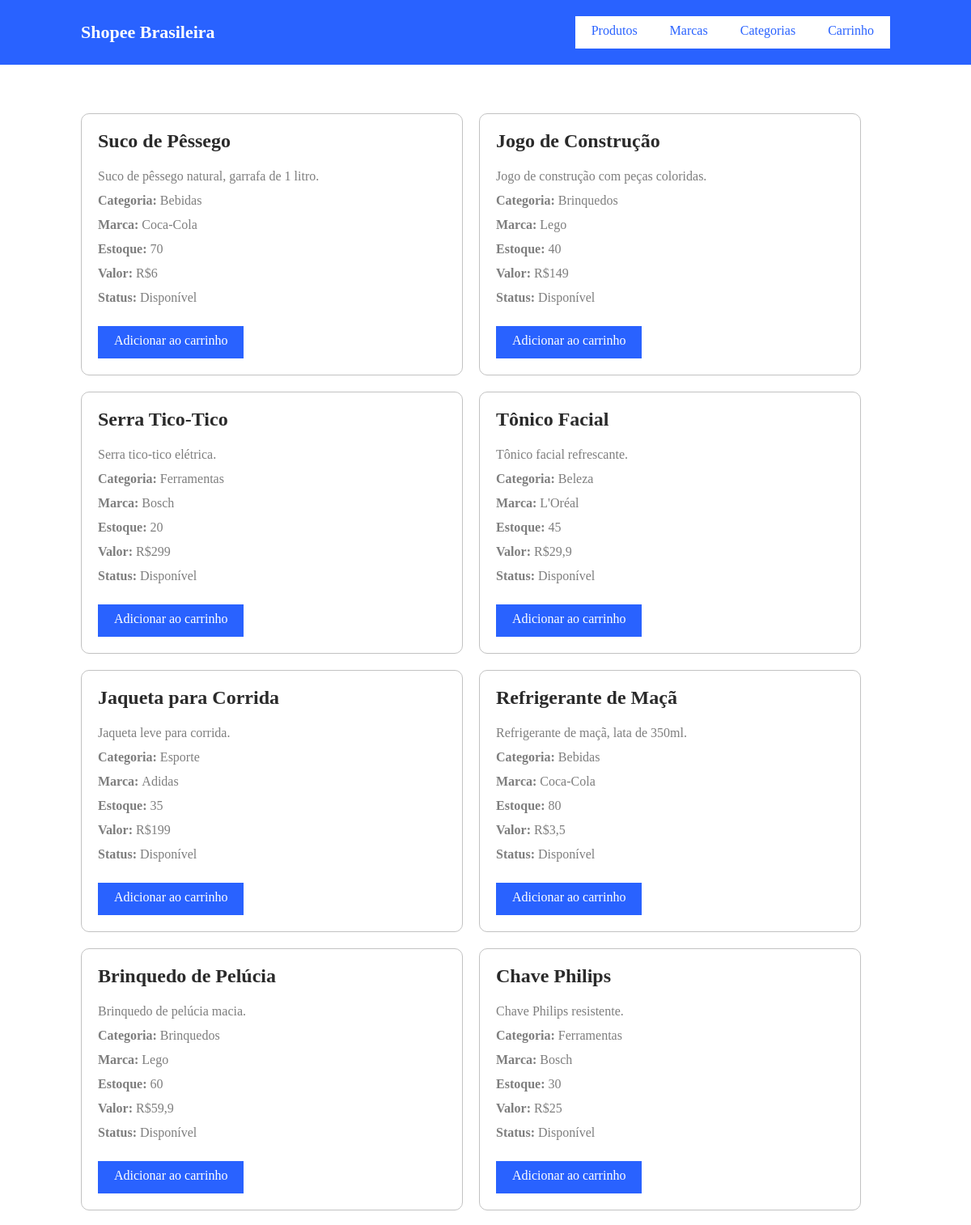
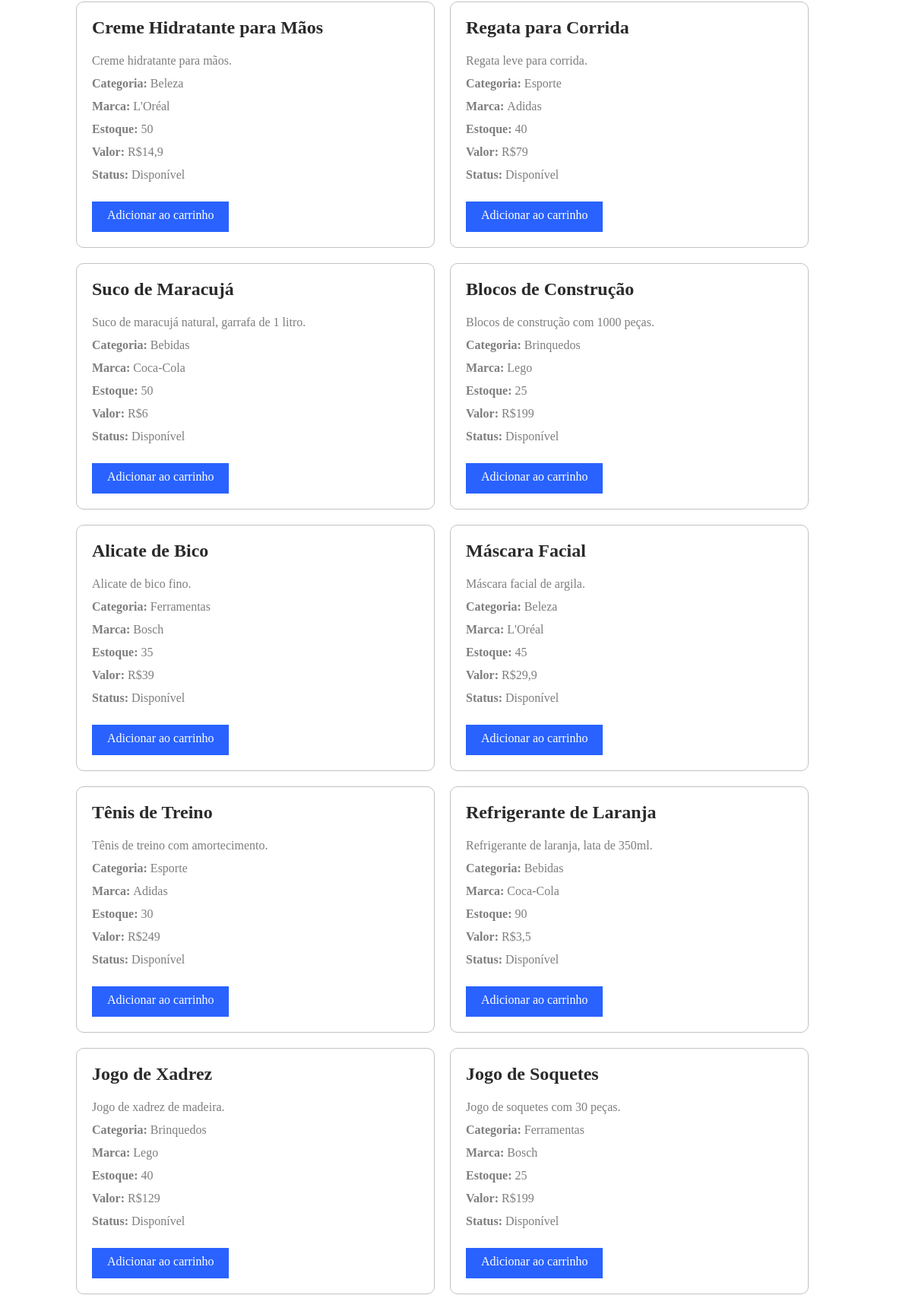
The page / (upper part) on the database its author committed (2 pictures, top to bottom).
### tables this page shows
CREATE TABLE `produtos` (
  `IDPROD` int(10) NOT NULL AUTO_INCREMENT,
  `IDCATEGORIA` int(10) NOT NULL,
  `IDMARCA` int(10) NOT NULL,
  `NOME` varchar(255) NOT NULL,
  `DESCRICAO` varchar(255) NOT NULL,
  `ESTOQUE` int(10) NOT NULL,
  `PRECO` double NOT NULL,
  PRIMARY KEY (`IDPROD`,`IDCATEGORIA`,`IDMARCA`),
  KEY `IDCATEGORIA` (`IDCATEGORIA`),
  KEY `IDMARCA` (`IDMARCA`),
  CONSTRAINT `produtos_ibfk_1` FOREIGN KEY (`IDCATEGORIA`) REFERENCES `categoria` (`IDCATEGORIA`),
  CONSTRAINT `produtos_ibfk_2` FOREIGN KEY (`IDMARCA`) REFERENCES `marca` (`IDMARCA`)
);

CREATE TABLE `categoria` (
  `IDCATEGORIA` int(11) NOT NULL AUTO_INCREMENT,
  `DESCRICAO` varchar(255) NOT NULL,
  PRIMARY KEY (`IDCATEGORIA`)
);

CREATE TABLE `marca` (
  `IDMARCA` int(11) NOT NULL AUTO_INCREMENT,
  `DESCRICAO` varchar(255) NOT NULL,
  PRIMARY KEY (`IDMARCA`)
);

### controller/produtos-busca.php (called while the page is built)
<?php
  require_once('model/Produtos.class.php');
  $produtos = new Produtos();
  $produtos->buscar();
?>

### model/Produtos.class.php (the view, shortened to what this page needs)
<?php
  class Produtos {
    function buscar(){
      require_once('controller/conexao.php');
      $produtos = $mysqli->query("SELECT p.*, c.DESCRICAO as CATEGORIA, m.DESCRICAO as MARCA FROM produtos p INNER JOIN categoria c ON c.IDCATEGORIA = p.IDCATEGORIA INNER JOIN marca m ON m.IDMARCA = p.IDMARCA ORDER BY IDPROD DESC");
      echo '<ul>';
      while ($prod = mysqli_fetch_object($produtos)){
        echo '<li>
                <h2>'.$prod->NOME.'</h2><p>'.$prod->DESCRICAO.'</p>
                <p><b>Categoria: </b>'.$prod->CATEGORIA.'</p>
                <p><b>Marca: </b>'.$prod->MARCA.'</p>
                <p><b>Estoque: </b>'.$prod->ESTOQUE.'</p>
                <p><b>Valor: </b>R$'.str_replace('.',',',$prod->PRECO).'</p>
                <p><b>Status: </b>'.($status = $prod->ESTOQUE > 0 ? "Disponível":"Indisponível").'</p>
                <a id="adicionar" href="controller/carrinho-add.php?id='.$prod->IDPROD.'">Adicionar ao carrinho</a>
              </li>';
      }
      echo '</ul>';
    }
  }
?>

### index.php (shortened to what this page needs)
<!DOCTYPE html>
<html>
  <head>
    <link rel="stylesheet" href="css/style.css" media="screen" title="no title" charset="utf-8">
  </head>
  <body>
    <header>
      <div class="center">
        <h1 style="text-align: center">Shopee Brasileira</h1>
        <div class="d-flex">
          <a href="carrinho.php">Carrinho</a>
          <a href="categorias.php">Categorias</a>
          <a href="marca.php">Marcas</a>
          <a href="produtos.php">Produtos</a>
        </div>
      </div>
    </header>
    <section id="produtos">
        <div class="center">
          <?php require_once('controller/produtos-busca.php'); ?>
        </div>
    </section>
  </body>
</html>

### css/style.css (style rules this page uses)
* { margin: 0; padding: 0; font-family: Tahoma; }
.center { width: 1000px; margin: 0 auto; }
header { width: 100%; height: 80px; background: #2962ff; margin-bottom: 40px; }
header h1 { font-size: 22px; float: left; color: #fff; line-height: 80px; }
header a { float: right; text-decoration: none; height: 40px; color: #2962ff; line-height: 36px; margin-top: 20px; padding: 0 20px; background: #ffffff; }
section#produtos ul { list-style: none; float: left; width: inherit; }
section#produtos ul li { float: left; width: 430px; padding: 20px 20px; background: #ffffff; margin: 20px 20px 0 0; border: 1px solid #c2c2c2; border-radius: 10px; }
section#produtos ul li h2 { float: left; margin-bottom: 15px; color: #2a2a2a; }
section#produtos ul li p { float: left; color: #7e7e7e; clear: left; line-height: 30px; }
section#produtos ul li a { text-decoration: none; margin-top: 20px; height: 40px; line-height: 36px; clear: left; padding: 0 20px; color: #ffffff; background: #2962ff; float: left; }
section#produtos a { text-decoration: none; margin-top: 20px; height: 40px; line-height: 36px; clear: left; padding: 0 20px; color: #ffffff; background: #2962ff; float: left; }
#produtos { display: flex;justify-content: center; }

### rows shown on the page
produtos: NOME "Suco de Pêssego", DESCRICAO "Suco de pêssego natural, garrafa de 1 litro.", IDCATEGORIA.DESCRICAO "Bebidas", IDMARCA.DESCRICAO "Coca-Cola", ESTOQUE "70", PRECO "6", ESTOQUE "Disponível"
produtos: NOME "Jogo de Construção", DESCRICAO "Jogo de construção com peças coloridas.", IDCATEGORIA.DESCRICAO "Brinquedos", IDMARCA.DESCRICAO "Lego", ESTOQUE "40", PRECO "149", ESTOQUE "Disponível"
produtos: NOME "Serra Tico-Tico", DESCRICAO "Serra tico-tico elétrica.", IDCATEGORIA.DESCRICAO "Ferramentas", IDMARCA.DESCRICAO "Bosch", ESTOQUE "20", PRECO "299", ESTOQUE "Disponível"
produtos: NOME "Tônico Facial", DESCRICAO "Tônico facial refrescante.", IDCATEGORIA.DESCRICAO "Beleza", IDMARCA.DESCRICAO "L'Oréal", ESTOQUE "45", PRECO "29,9", ESTOQUE "Disponível"
produtos: NOME "Jaqueta para Corrida", DESCRICAO "Jaqueta leve para corrida.", IDCATEGORIA.DESCRICAO "Esporte", IDMARCA.DESCRICAO "Adidas", ESTOQUE "35", PRECO "199", ESTOQUE "Disponível"
produtos: NOME "Refrigerante de Maçã", DESCRICAO "Refrigerante de maçã, lata de 350ml.", IDCATEGORIA.DESCRICAO "Bebidas", IDMARCA.DESCRICAO "Coca-Cola", ESTOQUE "80", PRECO "3,5", ESTOQUE "Disponível"
produtos: NOME "Brinquedo de Pelúcia", DESCRICAO "Brinquedo de pelúcia macia.", IDCATEGORIA.DESCRICAO "Brinquedos", IDMARCA.DESCRICAO "Lego", ESTOQUE "60", PRECO "59,9", ESTOQUE "Disponível"
produtos: NOME "Chave Philips", DESCRICAO "Chave Philips resistente.", IDCATEGORIA.DESCRICAO "Ferramentas", IDMARCA.DESCRICAO "Bosch", ESTOQUE "30", PRECO "25", ESTOQUE "Disponível"
produtos: NOME "Creme Hidratante para Mãos", DESCRICAO "Creme hidratante para mãos.", IDCATEGORIA.DESCRICAO "Beleza", IDMARCA.DESCRICAO "L'Oréal", ESTOQUE "50", PRECO "14,9", ESTOQUE "Disponível"
produtos: NOME "Regata para Corrida", DESCRICAO "Regata leve para corrida.", IDCATEGORIA.DESCRICAO "Esporte", IDMARCA.DESCRICAO "Adidas", ESTOQUE "40", PRECO "79", ESTOQUE "Disponível"
produtos: NOME "Suco de Maracujá", DESCRICAO "Suco de maracujá natural, garrafa de 1 litro.", IDCATEGORIA.DESCRICAO "Bebidas", IDMARCA.DESCRICAO "Coca-Cola", ESTOQUE "50", PRECO "6", ESTOQUE "Disponível"
produtos: NOME "Blocos de Construção", DESCRICAO "Blocos de construção com 1000 peças.", IDCATEGORIA.DESCRICAO "Brinquedos", IDMARCA.DESCRICAO "Lego", ESTOQUE "25", PRECO "199", ESTOQUE "Disponível"
produtos: NOME "Alicate de Bico", DESCRICAO "Alicate de bico fino.", IDCATEGORIA.DESCRICAO "Ferramentas", IDMARCA.DESCRICAO "Bosch", ESTOQUE "35", PRECO "39", ESTOQUE "Disponível"
produtos: NOME "Máscara Facial", DESCRICAO "Máscara facial de argila.", IDCATEGORIA.DESCRICAO "Beleza", IDMARCA.DESCRICAO "L'Oréal", ESTOQUE "45", PRECO "29,9", ESTOQUE "Disponível"
produtos: NOME "Tênis de Treino", DESCRICAO "Tênis de treino com amortecimento.", IDCATEGORIA.DESCRICAO "Esporte", IDMARCA.DESCRICAO "Adidas", ESTOQUE "30", PRECO "249", ESTOQUE "Disponível"
produtos: NOME "Refrigerante de Laranja", DESCRICAO "Refrigerante de laranja, lata de 350ml.", IDCATEGORIA.DESCRICAO "Bebidas", IDMARCA.DESCRICAO "Coca-Cola", ESTOQUE "90", PRECO "3,5", ESTOQUE "Disponível"
produtos: NOME "Jogo de Xadrez", DESCRICAO "Jogo de xadrez de madeira.", IDCATEGORIA.DESCRICAO "Brinquedos", IDMARCA.DESCRICAO "Lego", ESTOQUE "40", PRECO "129", ESTOQUE "Disponível"
produtos: NOME "Jogo de Soquetes", DESCRICAO "Jogo de soquetes com 30 peças.", IDCATEGORIA.DESCRICAO "Ferramentas", IDMARCA.DESCRICAO "Bosch", ESTOQUE "25", PRECO "199", ESTOQUE "Disponível"
